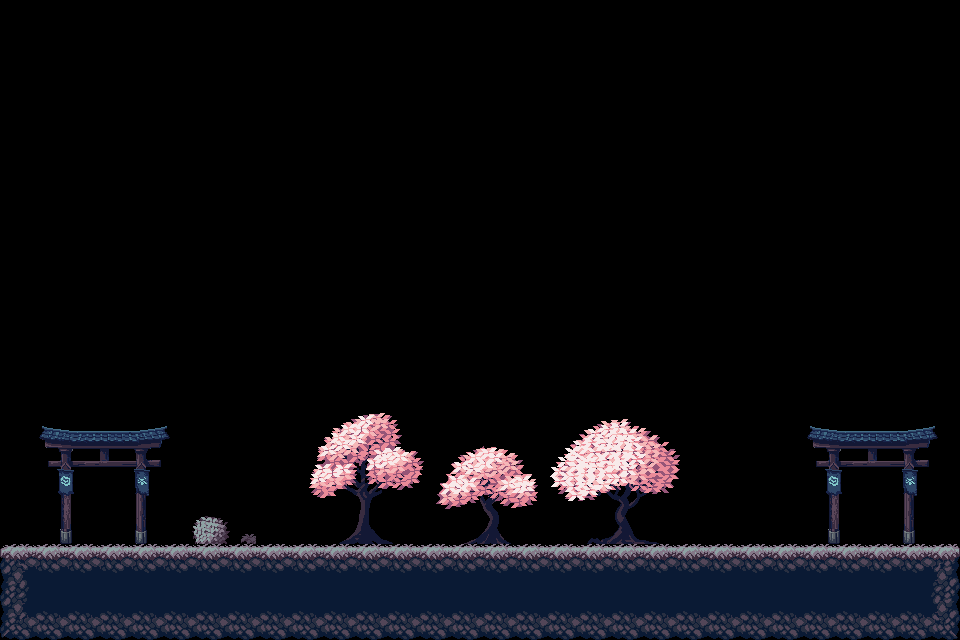

A level layout from a 2D game, rendered from its tile map. Below: a short description, then the map file with its tile-grid data intact:
An orthogonal 30x20 tile map with 32x32 px tiles, 2 tile layers (Floor, Stuff), 4 tilesets.

<map version="1.10" tiledversion="1.12.1" orientation="orthogonal" renderorder="right-down" width="30" height="20" tilewidth="32" tileheight="32" infinite="0" nextlayerid="4" nextobjectid="1">
 <tileset firstgid="1" source="feudaljapan.tsx" />
 <tileset firstgid="66" name="assets" tilewidth="400" tileheight="224" tilecount="32" columns="0">
  <grid orientation="orthogonal" width="1" height="1" />
  <tile id="0">
   <image source="../assets/feudal-japan/Props/Prop (1)/Prop (1)1.png" width="144" height="128" />
  </tile>
  <tile id="1">
   <image source="../assets/feudal-japan/Props/Prop (1)/Prop (1)2.png" width="144" height="128" />
  </tile>
  <tile id="2">
   <image source="../assets/feudal-japan/Props/Prop (1)/Prop (1)3.png" width="144" height="128" />
  </tile>
  <tile id="3">
   <image source="../assets/feudal-japan/Props/Prop (1)/Prop (1)4.png" width="144" height="128" />
  </tile>
  <tile id="4">
   <image source="../assets/feudal-japan/Props/Prop (1)/Prop (1)5.png" width="144" height="128" />
  </tile>
  <tile id="5">
   <image source="../assets/feudal-japan/Props/Prop (1)/Prop (1)6.png" width="144" height="128" />
  </tile>
  <tile id="6">
   <image source="../assets/feudal-japan/Props/Prop (1)/Prop (1)7.png" width="144" height="128" />
  </tile>
  <tile id="7">
   <image source="../assets/feudal-japan/Props/Prop (1)/Prop (1)8.png" width="144" height="128" />
  </tile>
  <tile id="8">
   <image source="../assets/feudal-japan/Props/Prop (1)/Prop (1)9.png" width="144" height="128" />
  </tile>
  <tile id="9">
   <image source="../assets/feudal-japan/Props/Prop (1)/Prop (1)10.png" width="144" height="128" />
  </tile>
  <tile id="10">
   <image source="../assets/feudal-japan/Props/Prop (1)/Prop (1)11.png" width="144" height="128" />
  </tile>
  <tile id="11">
   <image source="../assets/feudal-japan/Props/Prop (1)/Prop (1)12.png" width="144" height="128" />
  </tile>
  <tile id="12">
   <image source="../assets/feudal-japan/Props/Prop (2)/Prop (2)1.png" width="64" height="128" />
  </tile>
  <tile id="13">
   <image source="../assets/feudal-japan/Props/Prop (2)/Prop (2)2.png" width="64" height="128" />
  </tile>
  <tile id="14">
   <image source="../assets/feudal-japan/Props/Prop (2)/Prop (2)3.png" width="64" height="128" />
  </tile>
  <tile id="15">
   <image source="../assets/feudal-japan/Props/Prop (2)/Prop (2)4.png" width="64" height="128" />
  </tile>
  <tile id="16">
   <image source="../assets/feudal-japan/Props/Prop (2)/Prop (2)5.png" width="64" height="128" />
  </tile>
  <tile id="17">
   <image source="../assets/feudal-japan/Props/Prop (2)/Prop (2)6.png" width="64" height="128" />
  </tile>
  <tile id="18">
   <image source="../assets/feudal-japan/Props/Prop (2)/Prop (2)7.png" width="64" height="128" />
  </tile>
  <tile id="19">
   <image source="../assets/feudal-japan/Props/Prop (2)/Prop (2)8.png" width="64" height="128" />
  </tile>
  <tile id="20">
   <image source="../assets/feudal-japan/Props/Prop (2)/Prop (2)9.png" width="64" height="128" />
  </tile>
  <tile id="21">
   <image source="../assets/feudal-japan/Props/Prop (2)/Prop (2)10.png" width="64" height="128" />
  </tile>
  <tile id="22">
   <image source="../assets/feudal-japan/Props/Prop (2)/Prop (2)11.png" width="64" height="128" />
  </tile>
  <tile id="23">
   <image source="../assets/feudal-japan/Props/Prop (2)/Prop (2)12.png" width="64" height="128" />
  </tile>
  <tile id="24">
   <image source="../assets/feudal-japan/Props/Prop (2)/Prop (2)13.png" width="64" height="128" />
  </tile>
  <tile id="25">
   <image source="../assets/feudal-japan/Props/Prop (2)/Prop (2)14.png" width="64" height="128" />
  </tile>
  <tile id="26">
   <image source="../assets/feudal-japan/Props/Prop (2)/Prop (2)15.png" width="64" height="128" />
  </tile>
  <tile id="27">
   <image source="../assets/feudal-japan/Props/Prop (2)/Prop (2)16.png" width="64" height="128" />
  </tile>
  <tile id="28">
   <image source="../assets/feudal-japan/Props/Props (2).png" width="384" height="224" />
  </tile>
  <tile id="29">
   <image source="../assets/feudal-japan/Props/Props (3).png" width="256" height="32" />
  </tile>
  <tile id="30">
   <image source="../assets/feudal-japan/Trees/Trees (1).png" width="400" height="160" />
  </tile>
  <tile id="31">
   <image source="../assets/feudal-japan/Trees/Trees.png" width="400" height="160" />
  </tile>
 </tileset>
 <tileset firstgid="98" source="randomstuff2.tsx" />
 <tileset firstgid="100" source="housenstuff.tsx" />
 <layer id="1" name="Floor" width="30" height="20">
  <data encoding="csv">
0,0,0,0,0,0,0,0,0,0,0,0,0,0,0,0,0,0,0,0,0,0,0,0,0,0,0,0,0,0,
0,0,0,0,0,0,0,0,0,0,0,0,0,0,0,0,0,0,0,0,0,0,0,0,0,0,0,0,0,0,
0,0,0,0,0,0,0,0,0,0,0,0,0,0,0,0,0,0,0,0,0,0,0,0,0,0,0,0,0,0,
0,0,0,0,0,0,0,0,0,0,0,0,0,0,0,0,0,0,0,0,0,0,0,0,0,0,0,0,0,0,
0,0,0,0,0,0,0,0,0,0,0,0,0,0,0,0,0,0,0,0,0,0,0,0,0,0,0,0,0,0,
0,0,0,0,0,0,0,0,0,0,0,0,0,0,0,0,0,0,0,0,0,0,0,0,0,0,0,0,0,0,
0,0,0,0,0,0,0,0,0,0,0,0,0,0,0,0,0,0,0,0,0,0,0,0,0,0,0,0,0,0,
0,0,0,0,0,0,0,0,0,0,0,0,0,0,0,0,0,0,0,0,0,0,0,0,0,0,0,0,0,0,
0,0,0,0,0,0,0,0,0,0,0,0,0,0,0,0,0,0,0,0,0,0,0,0,0,0,0,0,0,0,
0,0,0,0,0,0,0,0,0,0,0,0,0,0,0,0,0,0,0,0,0,0,0,0,0,0,0,0,0,0,
0,0,0,0,0,0,0,0,0,0,0,0,0,0,0,0,0,0,0,0,0,0,0,0,0,0,0,0,0,0,
0,0,0,0,0,0,0,0,0,0,0,0,0,0,0,0,0,0,0,0,0,0,0,0,0,0,0,0,0,0,
0,0,0,0,0,0,0,0,0,0,0,0,0,0,0,0,0,0,0,0,0,0,0,0,0,0,0,0,0,0,
0,0,0,0,0,0,0,0,0,0,0,0,0,0,0,0,0,0,0,0,0,0,0,0,0,0,0,0,0,0,
0,0,0,0,0,0,0,0,0,0,0,0,0,0,0,0,0,0,0,0,0,0,0,0,0,0,0,0,0,0,
0,0,0,0,0,0,0,0,0,0,0,0,0,0,0,0,0,0,0,0,0,0,0,0,0,0,0,0,0,0,
0,0,0,0,0,0,0,0,0,0,0,0,0,0,0,0,0,0,0,0,0,0,0,0,0,0,0,0,0,0,
2,3,3,3,3,3,3,3,3,3,3,3,3,3,3,3,3,3,3,3,3,3,3,3,3,3,3,3,3,4,
15,16,16,16,16,16,16,16,16,16,16,16,16,16,16,16,16,16,16,16,16,16,16,16,16,16,16,16,16,17,
28,29,29,29,29,29,29,29,29,29,29,29,29,29,29,29,29,29,29,29,29,29,29,29,29,29,29,29,29,30
</data>
 </layer>
 <layer id="2" name="Stuff" width="30" height="20">
  <data encoding="csv">
0,0,0,0,0,0,0,0,0,0,0,0,0,0,0,0,0,0,0,0,0,0,0,0,0,0,0,0,0,0,
0,0,0,0,0,0,0,0,0,0,0,0,0,0,0,0,0,0,0,0,0,0,0,0,0,0,0,0,0,0,
0,0,0,0,0,0,0,0,0,0,0,0,0,0,0,0,0,0,0,0,0,0,0,0,0,0,0,0,0,0,
0,0,0,0,0,0,0,0,0,0,0,0,0,0,0,0,0,0,0,0,0,0,0,0,0,0,0,0,0,0,
0,0,0,0,0,0,0,0,0,0,0,0,0,0,0,0,0,0,0,0,0,0,0,0,0,0,0,0,0,0,
0,0,0,0,0,0,0,0,0,0,0,0,0,0,0,0,0,0,0,0,0,0,0,0,0,0,0,0,0,0,
0,0,0,0,0,0,0,0,0,0,0,0,0,0,0,0,0,0,0,0,0,0,0,0,0,0,0,0,0,0,
0,0,0,0,0,0,0,0,0,0,0,0,0,0,0,0,0,0,0,0,0,0,0,0,0,0,0,0,0,0,
0,0,0,0,0,0,0,0,0,0,0,0,0,0,0,0,0,0,0,0,0,0,0,0,0,0,0,0,0,0,
0,0,0,0,0,0,0,0,0,0,0,0,0,0,0,0,0,0,0,0,0,0,0,0,0,0,0,0,0,0,
0,0,0,0,0,0,0,0,0,0,0,0,0,0,0,0,0,0,0,0,0,0,0,0,0,0,0,0,0,0,
0,0,0,0,0,0,0,0,0,0,0,0,0,0,0,0,0,0,0,0,0,0,0,0,0,0,0,0,0,0,
0,0,0,0,0,0,0,0,0,0,0,0,0,0,0,0,0,0,0,0,0,0,0,0,0,0,0,0,0,0,
0,0,0,0,0,0,0,0,0,0,0,0,0,0,0,0,0,0,0,0,0,0,0,0,0,0,0,0,0,0,
0,0,0,0,0,0,0,0,0,0,0,0,0,0,0,0,0,0,0,0,0,0,0,0,0,0,0,0,0,0,
0,0,0,0,0,0,0,0,0,0,0,0,0,0,0,0,0,0,0,0,0,0,0,0,0,0,0,0,0,0,
0,68,0,0,0,0,176,177,0,96,0,0,0,0,0,0,0,0,0,0,0,0,0,0,0,68,0,0,0,0,
0,0,0,0,0,0,0,0,0,0,0,0,0,0,0,0,0,0,0,0,0,0,0,0,0,0,0,0,0,0,
0,0,0,0,0,0,0,0,0,0,0,0,0,0,0,0,0,0,0,0,0,0,0,0,0,0,0,0,0,0,
0,0,0,0,0,0,0,0,0,0,0,0,0,0,0,0,0,0,0,0,0,0,0,0,0,0,0,0,0,0
</data>
 </layer>
</map>
